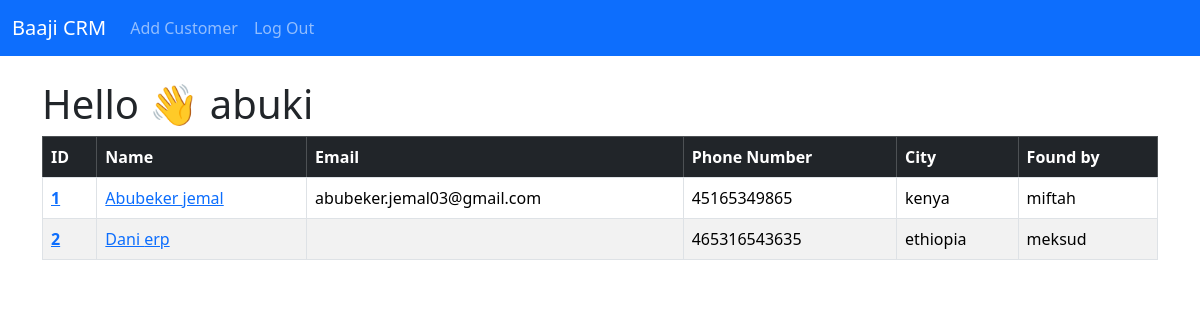
The app's page / (signed in) with its own data.
### website/models.py (models this page shows, shortened)
class Customer(models.Model):
     first_name =models.CharField( max_length=50)
     last_name =models.CharField( max_length=50)
     email =models.EmailField( max_length=254, blank=True, null=True)
     phone_numer= models.CharField(max_length=20)
     city =models.CharField( max_length=50)
     created_by = models.ForeignKey(User, on_delete=models.CASCADE , null=True)

### website/views.py (the view)
# urls.py: 2. Add a URL to urlpatterns:  path('', views.home, name='home')
def home(request):
    if request.method == 'POST':
        username = request.POST['username']
        password = request.POST['password']
        user = authenticate(request , username=username , password = password )
        if user is not None:
            login(request, user)
            messages.success(request , 'You Have Loged In Succesfully ')
            return redirect('home')
        else :
            messages.success(request, 'Invalid user. If You Dont have Account Register First To Continue!')
            return redirect('home')
    else:
        customers = Customer.objects.all()
        return render (request , 'home.html', {'customers':customers})

### website/templates/home.html (shortened to what this page needs)
{% extends "base.html" %}
{% block content %}
    {% if user.is_authenticated %}
        <h1>Hello 👋 {{ user }}</h1>
        <div class="table-responsive">
        <table class="table table table-striped table  table table-hover  table table-bordered"  >
            <thead  class ="table-dark">
              <tr>
                <th scope="col">ID</th>
                <th scope="col">Name</th>
                <th scope="col">Email</th>
                <th scope="col">Phone Number</th>
                <th scope="col">City</th>
                <th scope="col">Found by</th>
              </tr>
            </thead>
            <tbody>
                <tr>
                    {% for customer in customers %}
                    <tr>
                        <th scope="row"><a href="{% url 'customer' customer.pk %}">{{ forloop.counter }}</a></th>
                        <td><a href="{% url 'customer' customer.pk %}">{{ customer.first_name }} {{ customer.last_name }}</a></td>
                        <td>{{ customer.email }}</td>
                        <td>{{ customer.phone_numer}}</td>
                        <td>{{ customer.city }}</td>
                        <td> {{ customer.created_by }}</td>
                    </tr>
                    {% endfor %}
            </tbody>
        </table>
    </div>
    {% endif %}
{% endblock %}

### website/templates/base.html (shortened to what this page needs)
<!doctype html>
<html lang="en">
  <head>
    <link href="https://cdn.jsdelivr.net/npm/bootstrap@5.3.3/dist/css/bootstrap.min.css" rel="stylesheet">
  </head>
  <body>
    {% include "navbar.html" %}
    <div class='container'>
        <br>
        {% block content %}
        {% endblock %}
    </div>
  </body>
</html>

### website/templates/navbar.html (shortened to what this page needs)
<nav class="navbar navbar-expand-lg navbar-dark bg-primary">
    <div class="container-fluid">
        <a class="navbar-brand" href="{% url "home" %}">
             Baaji CRM
        </a>
        <div class="collapse navbar-collapse" id="navbarSupportedContent">
            <ul class="navbar-nav me-auto mb-2 mb-lg-0">
                {% if user.is_authenticated %}
                <li class="nav-item">
                    <a class="nav-link" href="{% url "add_customer" %}">Add Customer</a>
                </li>
                <li class="nav-item">
                    <a class="nav-link" href="{% url "log_out" %}">Log Out</a>
                </li>
                {% endif %}
            </ul>
        </div>
    </div>
</nav>

### records on screen
Customer: first_name "Abubeker", last_name "jemal", email "abubeker.jemal03@gmail.com", phone_numer "45165349865", city "kenya", created_by "miftah"
Customer: first_name "Dani", last_name "erp", phone_numer "465316543635", city "ethiopia", created_by "meksud"

### other values on screen
{{ user }} "abuki"
